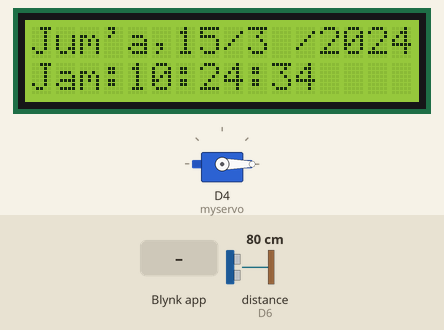
This sketch was run on a simulated ESP8266 (NodeMCU). On the bench: 16×2 character LCD, servo. The inputs (shaded band) are chosen by the test bench; at power-on: distance to the obstacle (sensor on D6) 80 cm. The echo pulse lasts 58.3 µs per cm; WiFi joins after 1.5 s; servers stay silent unless stated; the local clock reads 2024-03-15 10:24:30 at power-on unless the sketch sets it; what the sketch prints to the serial monitor is not drawn.

Above: at 6.1 s.
6.2 s: Blynk app writes 1 to V1
At 10.4 s:
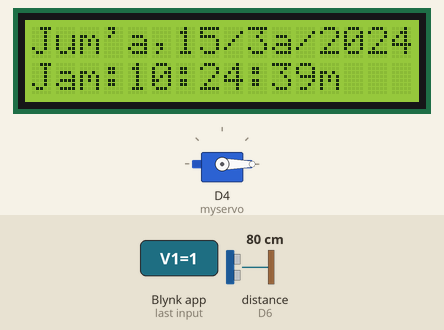
At 16.4 s:
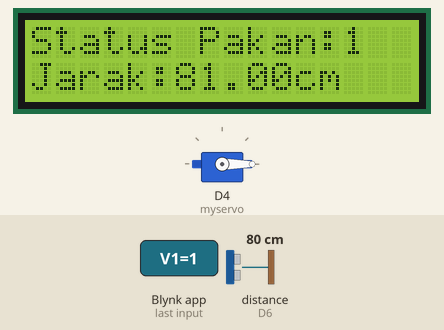
Timing chart, 0 to 17.9 s (numbered marks = the images above; inputs shaded):
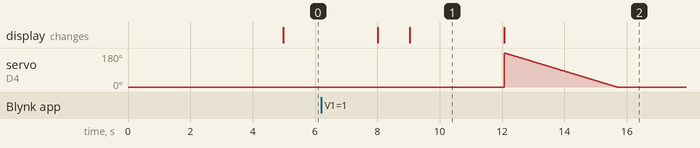

The sketch:

PakanAyam.ino
```cpp
#define BLYNK_PRINT Serial
#include "RTClib.h"
#include <LiquidCrystal_I2C.h>
#include <ESP8266WiFi.h>
#include <BlynkSimpleEsp8266.h>
#include <Servo.h>
#include <Wire.h>
#include <NewPing.h> //Library untuk HC-SR04
#define TRIGGER_PIN  D5  //Pin Trigger HC-SR04 pada NodeMCU
#define ECHO_PIN     D6  //Pin Echo HC-SR04 pada NodeMCU
#define MAX_DISTANCE 250 //Maksimum Pembacaan Jarak (cm)ss
#define BLYNK_TEMPLATE_ID "TMPL6Fevl1B43"
#define BLYNK_TEMPLATE_NAME "Servo"
#define BLYNK_AUTH_TOKEN "OIWj1G4-XnGLa6PGmPI9BbV1nxEWLP1w"

RTC_DS3231 rtc; //SCL D1 SDA D2 Bisa diseri dengan LCD
char daysOfTheWeek[7][12] = {"Minggu", "Senin", "Selasa", "Rabu", "Kamis", "Jum'at", "Sabtu"};
LiquidCrystal_I2C lcd(0x27,16,2);

NewPing sonar(TRIGGER_PIN, ECHO_PIN, MAX_DISTANCE); //Setup Pin HC-SR04 dan Jarak Pembacaan dengan Fungsi Library

Servo myservo ;
int StatusPakan;
float jarak = sonar.ping_cm();
void setup(){
  lcd.init();
  lcd.begin(16,2);
  lcd.backlight();
  delay(3000);
  if (! rtc.begin()) {
    Serial.println("RTC tidak terbaca");
    while (1);
  }
  if (rtc.lostPower()) {
    //atur waktu sesuai waktu pada komputer
   // rtc.adjust(DateTime(F(__DATE__), F(__TIME__)));
    //atur waktu secara manual
    // January 21, 2019 jam 10:30:00
    // rtc.adjust(DateTime(2019, 1, 25, 10, 30, 0));
    //rtc.adjust(DateTime(2023, 6, 30, 9, 50, 0));
  }

  myservo.attach(2);
  myservo.write(0);

  Serial.begin(115200);
  // koneksi ke wifi
  WiFi.begin("BDS Caffeinery", "kopisemangat");
  // uji wifi
  while(WiFi.status() != WL_CONNECTED){
    Serial.print(".");
    delay(500);
  }

  Serial.println("Wifi Connected");

  //Koneksi wifi ke blynk
  Blynk.begin(BLYNK_AUTH_TOKEN, "BDS Caffeinery", "kopisemangat");
  Serial.println("Blynk Connected");

}
void BeriPakan()
{
    for (int posisi=0; posisi<=180; posisi++)
  {
    myservo.write(posisi);

  }
  for (int posisi=180; posisi>=0; posisi--)
  {
    myservo.write(posisi);
    delay(20);
  }
}
void loop()
{
// run blink from node mcu
 Blynk.run();

   DateTime now = rtc.now();
  Serial.print(daysOfTheWeek[now.dayOfTheWeek()]);//hari
  Serial.print(", ");
  Serial.print(now.day(), DEC); //tanggal
  Serial.print('/');
  Serial.print(now.month(), DEC); //bulan
  Serial.print('/');
  Serial.print(now.year(), DEC); //tahun
  Serial.print(' ');
  Serial.print(now.hour(), DEC); //jam
  Serial.print(':');
  Serial.print(now.minute(), DEC); //tanggal
  Serial.print(':');
  Serial.print(now.second(), DEC); //detik
  Serial.println();
  //Instruksi untuk Menampilkan Data RTC pada LCD
  lcd.setCursor(0,0);
  lcd.print(daysOfTheWeek[now.dayOfTheWeek()]);
   lcd.setCursor(5,0);
  lcd.print(",");
  lcd.setCursor(6,0);
  lcd.print(now.day(), DEC);
  lcd.setCursor(8,0);
  lcd.print("/");
  lcd.setCursor(9,0);
  lcd.print(now.month(), DEC);
  lcd.setCursor(11,0);
  lcd.print("/");
  lcd.setCursor(12,0);
  lcd.print(now.year(), DEC);
  lcd.setCursor(0,1);
  lcd.print("Jam: ");
  lcd.setCursor(4,1);
  lcd.print(now.hour(), DEC);
  lcd.setCursor(6,1);
  lcd.print(":");
  lcd.setCursor(7,1);
  lcd.print(now.minute(), DEC);
  lcd.setCursor(9,1);
  lcd.print(":");
  lcd.setCursor(10,1);
  lcd.print(now.second(), DEC);
  delay(3000);
  lcd.clear();
  lcd.setCursor(0,0);
  lcd.print("Status Pakan:");
  lcd.print(StatusPakan);
  lcd.setCursor(0,1);
  lcd.print("Jarak:");
  lcd.print(jarak);
  lcd.print("cm");
  // delay(1000);
// tampilakn statsupakan di serial monitor
 Serial.println("Setatus Pakan :" + String(StatusPakan));
 if(StatusPakan == 1){
  BeriPakan();

  Blynk.virtualWrite(V1,0);
  StatusPakan = 0;
  delay(2000);


}


  //Melakukan Pembacaan Jarak dalam bentuk cm
  //Mencetak Hasil Pembacaan pada Serial Monitor
  Serial.println("Monitoring Jarak");
  Serial.print("Jarak: ");
  Serial.print(jarak);
  Serial.println(" cm");
  delay(1000); //Delay 1 Detik


  // if (now.hour() == 8 && now.minute == 0) {
  //   for(int posisi=0; posisi<=180; posisi++)
  // {
  //   myservo.write(posisi);
  //   delay(2);
  //   }
  //   delay(5000);
  //   for(int posisi=180; posisi>=0; posisi--)
  // {
  //   myservo.write(posisi);
  //   delay(10);
  // }

  // }
  //  else if (now.hour() == 12 && now.minute == 00){
  //   for(angle = 0; angle < 180; angle++) {
  //       servo.write(angle);
  //       delay(15);
  //   }
  //   delay(5000);
  //   for(angle = 180; angle > 0; angle--) {
  //       servo.write(angle);
  //       delay(15);
  //   }
  // }
  // else if (now.hour() == 16 && now.minute == 00){
  //   for(angle = 0; angle < 180; angle++) {
  //       servo.write(angle);
  //       delay(15);
  //   }
  //   delay(5000);
  //   for(angle = 180; angle > 0; angle--) {
  //       servo.write(angle);
  //       delay(15);
  //   }
  }
// Jika variabel status = 180 Beri pakan

// }
// Baca Data stream status pakan
BLYNK_WRITE(V1)
{
  //baca datastream dan tampung ke dalam variable status pakan
  StatusPakan = param.asInt();
}
```

Measured:
- what the display in image 1 shows lasts 3.1 s, from 9.0 s to 12.1 s
